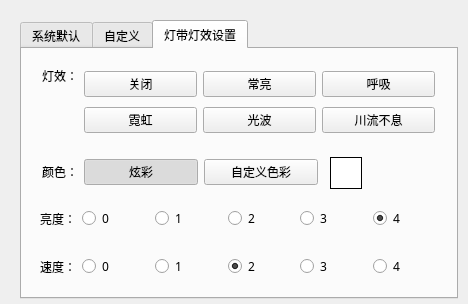
<?xml version="1.0" encoding="UTF-8"?>
<ui version="4.0">
 <class>ModuleEfColor</class>
 <widget class="QFrame" name="ModuleEfColor">
  <property name="geometry">
   <rect>
    <x>0</x>
    <y>0</y>
    <width>468</width>
    <height>304</height>
   </rect>
  </property>
  <property name="minimumSize">
   <size>
    <width>468</width>
    <height>304</height>
   </size>
  </property>
  <property name="maximumSize">
   <size>
    <width>468</width>
    <height>304</height>
   </size>
  </property>
  <property name="windowTitle">
   <string>Frame</string>
  </property>
  <property name="styleSheet">
   <string notr="true"/>
  </property>
  <layout class="QVBoxLayout" name="verticalLayout_3">
   <property name="leftMargin">
    <number>20</number>
   </property>
   <property name="topMargin">
    <number>20</number>
   </property>
   <property name="rightMargin">
    <number>10</number>
   </property>
   <property name="bottomMargin">
    <number>5</number>
   </property>
   <item>
    <widget class="NewTabWidget" name="tabWidget">
     <property name="font">
      <font>
       <family>MiSans</family>
       <italic>false</italic>
       <fontweight>Medium</fontweight>
      </font>
     </property>
     <property name="styleSheet">
      <string notr="true"/>
     </property>
     <property name="currentIndex">
      <number>2</number>
     </property>
     <widget class="QWidget" name="tab1">
      <attribute name="title">
       <string>系统默认</string>
      </attribute>
      <layout class="QVBoxLayout" name="verticalLayout_2">
       <property name="bottomMargin">
        <number>15</number>
       </property>
       <item>
        <spacer name="verticalSpacer">
         <property name="orientation">
          <enum>Qt::Orientation::Vertical</enum>
         </property>
         <property name="sizeHint" stdset="0">
          <size>
           <width>20</width>
           <height>133</height>
          </size>
         </property>
        </spacer>
       </item>
       <item alignment="Qt::AlignmentFlag::AlignHCenter">
        <widget class="QTableView" name="tableView">
         <property name="minimumSize">
          <size>
           <width>369</width>
           <height>78</height>
          </size>
         </property>
         <property name="maximumSize">
          <size>
           <width>369</width>
           <height>78</height>
          </size>
         </property>
         <property name="font">
          <font>
           <family>MiSans</family>
           <italic>false</italic>
           <fontweight>Medium</fontweight>
          </font>
         </property>
         <property name="focusPolicy">
          <enum>Qt::FocusPolicy::NoFocus</enum>
         </property>
         <property name="verticalScrollBarPolicy">
          <enum>Qt::ScrollBarPolicy::ScrollBarAlwaysOff</enum>
         </property>
         <property name="horizontalScrollBarPolicy">
          <enum>Qt::ScrollBarPolicy::ScrollBarAlwaysOff</enum>
         </property>
         <property name="editTriggers">
          <set>QAbstractItemView::EditTrigger::NoEditTriggers</set>
         </property>
         <property name="selectionMode">
          <enum>QAbstractItemView::SelectionMode::NoSelection</enum>
         </property>
         <property name="showGrid">
          <bool>false</bool>
         </property>
         <attribute name="horizontalHeaderVisible">
          <bool>false</bool>
         </attribute>
         <attribute name="horizontalHeaderHighlightSections">
          <bool>false</bool>
         </attribute>
         <attribute name="verticalHeaderVisible">
          <bool>false</bool>
         </attribute>
         <attribute name="verticalHeaderHighlightSections">
          <bool>false</bool>
         </attribute>
        </widget>
       </item>
      </layout>
     </widget>
     <widget class="QWidget" name="tab2">
      <attribute name="title">
       <string>自定义</string>
      </attribute>
      <layout class="QHBoxLayout" name="horizontalLayout_2">
       <property name="spacing">
        <number>10</number>
       </property>
       <property name="leftMargin">
        <number>0</number>
       </property>
       <property name="rightMargin">
        <number>0</number>
       </property>
       <property name="bottomMargin">
        <number>0</number>
       </property>
       <item>
        <layout class="QHBoxLayout" name="horizontalLayout_3" stretch="1,0">
         <item>
          <layout class="QVBoxLayout" name="verticalLayout" stretch="1,0">
           <item>
            <layout class="QVBoxLayout" name="verticalLayout1"/>
           </item>
           <item>
            <layout class="QVBoxLayout" name="verticalLayout2"/>
           </item>
          </layout>
         </item>
         <item>
          <layout class="QVBoxLayout" name="verticalLayout_4">
           <item>
            <layout class="QGridLayout" name="gridLayout">
             <item row="0" column="0">
              <widget class="ColorLabel" name="label_1">
               <property name="minimumSize">
                <size>
                 <width>40</width>
                 <height>40</height>
                </size>
               </property>
               <property name="maximumSize">
                <size>
                 <width>40</width>
                 <height>40</height>
                </size>
               </property>
               <property name="toolTip">
                <string notr="true"/>
               </property>
               <property name="text">
                <string>C0</string>
               </property>
               <property name="alignment">
                <set>Qt::AlignmentFlag::AlignCenter</set>
               </property>
              </widget>
             </item>
             <item row="0" column="1">
              <widget class="ColorLabel" name="label_2">
               <property name="minimumSize">
                <size>
                 <width>40</width>
                 <height>40</height>
                </size>
               </property>
               <property name="maximumSize">
                <size>
                 <width>40</width>
                 <height>40</height>
                </size>
               </property>
               <property name="toolTip">
                <string notr="true"/>
               </property>
               <property name="text">
                <string>C0</string>
               </property>
               <property name="alignment">
                <set>Qt::AlignmentFlag::AlignCenter</set>
               </property>
              </widget>
             </item>
             <item row="1" column="0">
              <widget class="ColorLabel" name="label_3">
               <property name="minimumSize">
                <size>
                 <width>40</width>
                 <height>40</height>
                </size>
               </property>
               <property name="maximumSize">
                <size>
                 <width>40</width>
                 <height>40</height>
                </size>
               </property>
               <property name="toolTip">
                <string notr="true"/>
               </property>
               <property name="text">
                <string>C0</string>
               </property>
               <property name="alignment">
                <set>Qt::AlignmentFlag::AlignCenter</set>
               </property>
              </widget>
             </item>
             <item row="1" column="1">
              <widget class="ColorLabel" name="label_4">
               <property name="minimumSize">
                <size>
                 <width>40</width>
                 <height>40</height>
                </size>
               </property>
               <property name="maximumSize">
                <size>
                 <width>40</width>
                 <height>40</height>
                </size>
               </property>
               <property name="toolTip">
                <string notr="true"/>
               </property>
               <property name="text">
                <string>C0</string>
               </property>
               <property name="alignment">
                <set>Qt::AlignmentFlag::AlignCenter</set>
               </property>
              </widget>
             </item>
             <item row="2" column="0">
              <widget class="ColorLabel" name="label_5">
               <property name="minimumSize">
                <size>
                 <width>40</width>
                 <height>40</height>
                </size>
               </property>
               <property name="maximumSize">
                <size>
                 <width>40</width>
                 <height>40</height>
                </size>
               </property>
               <property name="toolTip">
                <string notr="true"/>
               </property>
               <property name="text">
                <string>C0</string>
               </property>
               <property name="alignment">
                <set>Qt::AlignmentFlag::AlignCenter</set>
               </property>
              </widget>
             </item>
             <item row="2" column="1">
              <widget class="ColorLabel" name="label_6">
               <property name="minimumSize">
                <size>
                 <width>40</width>
                 <height>40</height>
                </size>
               </property>
               <property name="maximumSize">
                <size>
                 <width>40</width>
                 <height>40</height>
                </size>
               </property>
               <property name="toolTip">
                <string notr="true"/>
               </property>
               <property name="text">
                <string>C0</string>
               </property>
               <property name="alignment">
                <set>Qt::AlignmentFlag::AlignCenter</set>
               </property>
              </widget>
             </item>
             <item row="3" column="0">
              <widget class="ColorLabel" name="label_7">
               <property name="minimumSize">
                <size>
                 <width>40</width>
                 <height>40</height>
                </size>
               </property>
               <property name="maximumSize">
                <size>
                 <width>40</width>
                 <height>40</height>
                </size>
               </property>
               <property name="toolTip">
                <string notr="true"/>
               </property>
               <property name="text">
                <string>C0</string>
               </property>
               <property name="alignment">
                <set>Qt::AlignmentFlag::AlignCenter</set>
               </property>
              </widget>
             </item>
             <item row="3" column="1">
              <widget class="ColorLabel" name="label_8">
               <property name="minimumSize">
                <size>
                 <width>40</width>
                 <height>40</height>
                </size>
               </property>
               <property name="maximumSize">
                <size>
                 <width>40</width>
                 <height>40</height>
                </size>
               </property>
               <property name="toolTip">
                <string notr="true"/>
               </property>
               <property name="text">
                <string>C0</string>
               </property>
               <property name="alignment">
                <set>Qt::AlignmentFlag::AlignCenter</set>
               </property>
              </widget>
             </item>
            </layout>
           </item>
           <item>
            <widget class="QFrame" name="frameSingle">
             <layout class="QHBoxLayout" name="horizontalLayout">
              <item>
               <widget class="QLabel" name="labelTitleL1">
                <property name="text">
                 <string>单键</string>
                </property>
                <property name="alignment">
                 <set>Qt::AlignmentFlag::AlignRight|Qt::AlignmentFlag::AlignTrailing|Qt::AlignmentFlag::AlignVCenter</set>
                </property>
               </widget>
              </item>
              <item>
               <widget class="ToggleButton" name="checkBoxSingle">
                <property name="text">
                 <string>ON</string>
                </property>
                <property name="checked">
                 <bool>true</bool>
                </property>
               </widget>
              </item>
             </layout>
            </widget>
           </item>
          </layout>
         </item>
        </layout>
       </item>
      </layout>
     </widget>
     <widget class="QWidget" name="tab3">
      <property name="focusPolicy">
       <enum>Qt::FocusPolicy::NoFocus</enum>
      </property>
      <attribute name="title">
       <string>灯带灯效设置</string>
      </attribute>
      <widget class="QWidget" name="layoutWidget">
       <property name="geometry">
        <rect>
         <x>18</x>
         <y>200</y>
         <width>400</width>
         <height>35</height>
        </rect>
       </property>
       <layout class="QHBoxLayout" name="horizontalLayout_5" stretch="0,1,1,1,1,1">
        <item>
         <widget class="QLabel" name="label_9">
          <property name="text">
           <string>速度：</string>
          </property>
         </widget>
        </item>
        <item>
         <widget class="QRadioButton" name="radioButtonS0">
          <property name="cursor">
           <cursorShape>PointingHandCursor</cursorShape>
          </property>
          <property name="focusPolicy">
           <enum>Qt::FocusPolicy::ClickFocus</enum>
          </property>
          <property name="text">
           <string>0</string>
          </property>
          <property name="autoExclusive">
           <bool>false</bool>
          </property>
          <attribute name="buttonGroup">
           <string notr="true">buttonGroupS</string>
          </attribute>
         </widget>
        </item>
        <item>
         <widget class="QRadioButton" name="radioButtonS1">
          <property name="cursor">
           <cursorShape>PointingHandCursor</cursorShape>
          </property>
          <property name="focusPolicy">
           <enum>Qt::FocusPolicy::ClickFocus</enum>
          </property>
          <property name="text">
           <string>1</string>
          </property>
          <property name="autoExclusive">
           <bool>false</bool>
          </property>
          <attribute name="buttonGroup">
           <string notr="true">buttonGroupS</string>
          </attribute>
         </widget>
        </item>
        <item>
         <widget class="QRadioButton" name="radioButtonS2">
          <property name="cursor">
           <cursorShape>PointingHandCursor</cursorShape>
          </property>
          <property name="focusPolicy">
           <enum>Qt::FocusPolicy::ClickFocus</enum>
          </property>
          <property name="text">
           <string>2</string>
          </property>
          <property name="checked">
           <bool>true</bool>
          </property>
          <property name="autoExclusive">
           <bool>false</bool>
          </property>
          <attribute name="buttonGroup">
           <string notr="true">buttonGroupS</string>
          </attribute>
         </widget>
        </item>
        <item>
         <widget class="QRadioButton" name="radioButtonS4">
          <property name="cursor">
           <cursorShape>PointingHandCursor</cursorShape>
          </property>
          <property name="focusPolicy">
           <enum>Qt::FocusPolicy::ClickFocus</enum>
          </property>
          <property name="text">
           <string>3</string>
          </property>
          <property name="autoExclusive">
           <bool>false</bool>
          </property>
          <attribute name="buttonGroup">
           <string notr="true">buttonGroupS</string>
          </attribute>
         </widget>
        </item>
        <item>
         <widget class="QRadioButton" name="radioButtonS3">
          <property name="cursor">
           <cursorShape>PointingHandCursor</cursorShape>
          </property>
          <property name="focusPolicy">
           <enum>Qt::FocusPolicy::ClickFocus</enum>
          </property>
          <property name="text">
           <string>4</string>
          </property>
          <property name="autoExclusive">
           <bool>false</bool>
          </property>
          <attribute name="buttonGroup">
           <string notr="true">buttonGroupS</string>
          </attribute>
         </widget>
        </item>
       </layout>
      </widget>
      <widget class="QWidget" name="layoutWidget">
       <property name="geometry">
        <rect>
         <x>18</x>
         <y>152</y>
         <width>400</width>
         <height>35</height>
        </rect>
       </property>
       <layout class="QHBoxLayout" name="horizontalLayout_4" stretch="0,1,1,1,1,1">
        <item>
         <widget class="QLabel" name="label">
          <property name="text">
           <string>亮度：</string>
          </property>
         </widget>
        </item>
        <item>
         <widget class="QRadioButton" name="radioButtonL0">
          <property name="cursor">
           <cursorShape>PointingHandCursor</cursorShape>
          </property>
          <property name="focusPolicy">
           <enum>Qt::FocusPolicy::ClickFocus</enum>
          </property>
          <property name="text">
           <string>0</string>
          </property>
          <property name="autoExclusive">
           <bool>false</bool>
          </property>
          <attribute name="buttonGroup">
           <string notr="true">buttonGroupL</string>
          </attribute>
         </widget>
        </item>
        <item>
         <widget class="QRadioButton" name="radioButtonL1">
          <property name="cursor">
           <cursorShape>PointingHandCursor</cursorShape>
          </property>
          <property name="focusPolicy">
           <enum>Qt::FocusPolicy::ClickFocus</enum>
          </property>
          <property name="text">
           <string>1</string>
          </property>
          <property name="autoExclusive">
           <bool>false</bool>
          </property>
          <attribute name="buttonGroup">
           <string notr="true">buttonGroupL</string>
          </attribute>
         </widget>
        </item>
        <item>
         <widget class="QRadioButton" name="radioButtonL2">
          <property name="cursor">
           <cursorShape>PointingHandCursor</cursorShape>
          </property>
          <property name="focusPolicy">
           <enum>Qt::FocusPolicy::ClickFocus</enum>
          </property>
          <property name="text">
           <string>2</string>
          </property>
          <property name="autoExclusive">
           <bool>false</bool>
          </property>
          <attribute name="buttonGroup">
           <string notr="true">buttonGroupL</string>
          </attribute>
         </widget>
        </item>
        <item>
         <widget class="QRadioButton" name="radioButtonL3">
          <property name="cursor">
           <cursorShape>PointingHandCursor</cursorShape>
          </property>
          <property name="focusPolicy">
           <enum>Qt::FocusPolicy::ClickFocus</enum>
          </property>
          <property name="text">
           <string>3</string>
          </property>
          <property name="autoExclusive">
           <bool>false</bool>
          </property>
          <attribute name="buttonGroup">
           <string notr="true">buttonGroupL</string>
          </attribute>
         </widget>
        </item>
        <item>
         <widget class="QRadioButton" name="radioButtonL4">
          <property name="cursor">
           <cursorShape>PointingHandCursor</cursorShape>
          </property>
          <property name="focusPolicy">
           <enum>Qt::FocusPolicy::ClickFocus</enum>
          </property>
          <property name="text">
           <string>4</string>
          </property>
          <property name="checked">
           <bool>true</bool>
          </property>
          <property name="autoExclusive">
           <bool>false</bool>
          </property>
          <attribute name="buttonGroup">
           <string notr="true">buttonGroupL</string>
          </attribute>
         </widget>
        </item>
       </layout>
      </widget>
      <widget class="QWidget" name="layoutWidget">
       <property name="geometry">
        <rect>
         <x>20</x>
         <y>106</y>
         <width>276</width>
         <height>34</height>
        </rect>
       </property>
       <layout class="QHBoxLayout" name="horizontalLayout_6" stretch="0,1,1">
        <item>
         <widget class="QLabel" name="label_11">
          <property name="text">
           <string>颜色：</string>
          </property>
         </widget>
        </item>
        <item>
         <widget class="QPushButton" name="pushButtonCol0">
          <property name="cursor">
           <cursorShape>PointingHandCursor</cursorShape>
          </property>
          <property name="focusPolicy">
           <enum>Qt::FocusPolicy::ClickFocus</enum>
          </property>
          <property name="text">
           <string>炫彩</string>
          </property>
          <property name="checkable">
           <bool>true</bool>
          </property>
          <property name="checked">
           <bool>true</bool>
          </property>
          <property name="autoExclusive">
           <bool>false</bool>
          </property>
          <property name="flat">
           <bool>false</bool>
          </property>
          <attribute name="buttonGroup">
           <string notr="true">buttonGroupC</string>
          </attribute>
         </widget>
        </item>
        <item>
         <widget class="QPushButton" name="pushButtonCol1">
          <property name="cursor">
           <cursorShape>PointingHandCursor</cursorShape>
          </property>
          <property name="focusPolicy">
           <enum>Qt::FocusPolicy::ClickFocus</enum>
          </property>
          <property name="text">
           <string>自定义色彩</string>
          </property>
          <property name="checkable">
           <bool>true</bool>
          </property>
          <property name="autoExclusive">
           <bool>false</bool>
          </property>
          <property name="flat">
           <bool>false</bool>
          </property>
          <attribute name="buttonGroup">
           <string notr="true">buttonGroupC</string>
          </attribute>
         </widget>
        </item>
       </layout>
      </widget>
      <widget class="QWidget" name="layoutWidget">
       <property name="geometry">
        <rect>
         <x>20</x>
         <y>18</y>
         <width>393</width>
         <height>70</height>
        </rect>
       </property>
       <layout class="QHBoxLayout" name="horizontalLayout_7" stretch="0,1">
        <item alignment="Qt::AlignmentFlag::AlignTop">
         <widget class="QLabel" name="label_10">
          <property name="text">
           <string>灯效：</string>
          </property>
         </widget>
        </item>
        <item>
         <layout class="QGridLayout" name="gridLayout_2">
          <item row="0" column="0">
           <widget class="QPushButton" name="pushButton0">
            <property name="cursor">
             <cursorShape>PointingHandCursor</cursorShape>
            </property>
            <property name="focusPolicy">
             <enum>Qt::FocusPolicy::ClickFocus</enum>
            </property>
            <property name="text">
             <string>关闭</string>
            </property>
            <property name="checkable">
             <bool>true</bool>
            </property>
            <property name="autoExclusive">
             <bool>false</bool>
            </property>
            <property name="flat">
             <bool>false</bool>
            </property>
            <attribute name="buttonGroup">
             <string notr="true">buttonGroupE</string>
            </attribute>
           </widget>
          </item>
          <item row="0" column="1">
           <widget class="QPushButton" name="pushButton1">
            <property name="cursor">
             <cursorShape>PointingHandCursor</cursorShape>
            </property>
            <property name="focusPolicy">
             <enum>Qt::FocusPolicy::ClickFocus</enum>
            </property>
            <property name="text">
             <string>常亮</string>
            </property>
            <property name="checkable">
             <bool>true</bool>
            </property>
            <property name="autoExclusive">
             <bool>false</bool>
            </property>
            <property name="flat">
             <bool>false</bool>
            </property>
            <attribute name="buttonGroup">
             <string notr="true">buttonGroupE</string>
            </attribute>
           </widget>
          </item>
          <item row="0" column="2">
           <widget class="QPushButton" name="pushButton2">
            <property name="cursor">
             <cursorShape>PointingHandCursor</cursorShape>
            </property>
            <property name="focusPolicy">
             <enum>Qt::FocusPolicy::ClickFocus</enum>
            </property>
            <property name="text">
             <string>呼吸</string>
            </property>
            <property name="checkable">
             <bool>true</bool>
            </property>
            <property name="autoExclusive">
             <bool>false</bool>
            </property>
            <property name="flat">
             <bool>false</bool>
            </property>
            <attribute name="buttonGroup">
             <string notr="true">buttonGroupE</string>
            </attribute>
           </widget>
          </item>
          <item row="1" column="2">
           <widget class="QPushButton" name="pushButton5">
            <property name="cursor">
             <cursorShape>PointingHandCursor</cursorShape>
            </property>
            <property name="focusPolicy">
             <enum>Qt::FocusPolicy::ClickFocus</enum>
            </property>
            <property name="text">
             <string>川流不息</string>
            </property>
            <property name="checkable">
             <bool>true</bool>
            </property>
            <property name="autoExclusive">
             <bool>false</bool>
            </property>
            <property name="flat">
             <bool>false</bool>
            </property>
            <attribute name="buttonGroup">
             <string notr="true">buttonGroupE</string>
            </attribute>
           </widget>
          </item>
          <item row="1" column="0">
           <widget class="QPushButton" name="pushButton3">
            <property name="cursor">
             <cursorShape>PointingHandCursor</cursorShape>
            </property>
            <property name="focusPolicy">
             <enum>Qt::FocusPolicy::ClickFocus</enum>
            </property>
            <property name="text">
             <string>霓虹</string>
            </property>
            <property name="checkable">
             <bool>true</bool>
            </property>
            <property name="autoExclusive">
             <bool>false</bool>
            </property>
            <property name="flat">
             <bool>false</bool>
            </property>
            <attribute name="buttonGroup">
             <string notr="true">buttonGroupE</string>
            </attribute>
           </widget>
          </item>
          <item row="1" column="1">
           <widget class="QPushButton" name="pushButton4">
            <property name="cursor">
             <cursorShape>PointingHandCursor</cursorShape>
            </property>
            <property name="focusPolicy">
             <enum>Qt::FocusPolicy::ClickFocus</enum>
            </property>
            <property name="text">
             <string>光波</string>
            </property>
            <property name="checkable">
             <bool>true</bool>
            </property>
            <property name="autoExclusive">
             <bool>false</bool>
            </property>
            <property name="flat">
             <bool>false</bool>
            </property>
            <attribute name="buttonGroup">
             <string notr="true">buttonGroupE</string>
            </attribute>
           </widget>
          </item>
         </layout>
        </item>
       </layout>
      </widget>
      <widget class="QLabel" name="labelColor">
       <property name="geometry">
        <rect>
         <x>308</x>
         <y>108</y>
         <width>32</width>
         <height>32</height>
        </rect>
       </property>
       <property name="styleSheet">
        <string notr="true">background-color: rgb(255, 255, 255);border: 1px solid black;</string>
       </property>
       <property name="text">
        <string/>
       </property>
      </widget>
      <widget class="QLabel" name="labelPickup">
       <property name="geometry">
        <rect>
         <x>362</x>
         <y>112</y>
         <width>24</width>
         <height>24</height>
        </rect>
       </property>
       <property name="cursor">
        <cursorShape>PointingHandCursor</cursorShape>
       </property>
       <property name="styleSheet">
        <string notr="true"/>
       </property>
       <property name="text">
        <string/>
       </property>
       <property name="pixmap">
        <pixmap resource="../res.qrc">:/images/pickup2.png</pixmap>
       </property>
       <property name="scaledContents">
        <bool>true</bool>
       </property>
      </widget>
     </widget>
    </widget>
   </item>
  </layout>
 </widget>
 <customwidgets>
  <customwidget>
   <class>NewTabWidget</class>
   <extends>QTabWidget</extends>
   <header location="global">newtabwidget.h</header>
   <container>1</container>
  </customwidget>
  <customwidget>
   <class>ToggleButton</class>
   <extends>QCheckBox</extends>
   <header>togglebutton.h</header>
  </customwidget>
  <customwidget>
   <class>ColorLabel</class>
   <extends>QLabel</extends>
   <header location="global">colorlabel.h</header>
  </customwidget>
 </customwidgets>
 <resources>
  <include location="../res.qrc"/>
 </resources>
 <connections/>
 <buttongroups>
  <buttongroup name="buttonGroupE"/>
  <buttongroup name="buttonGroupL"/>
  <buttongroup name="buttonGroupC"/>
  <buttongroup name="buttonGroupS"/>
 </buttongroups>
</ui>
